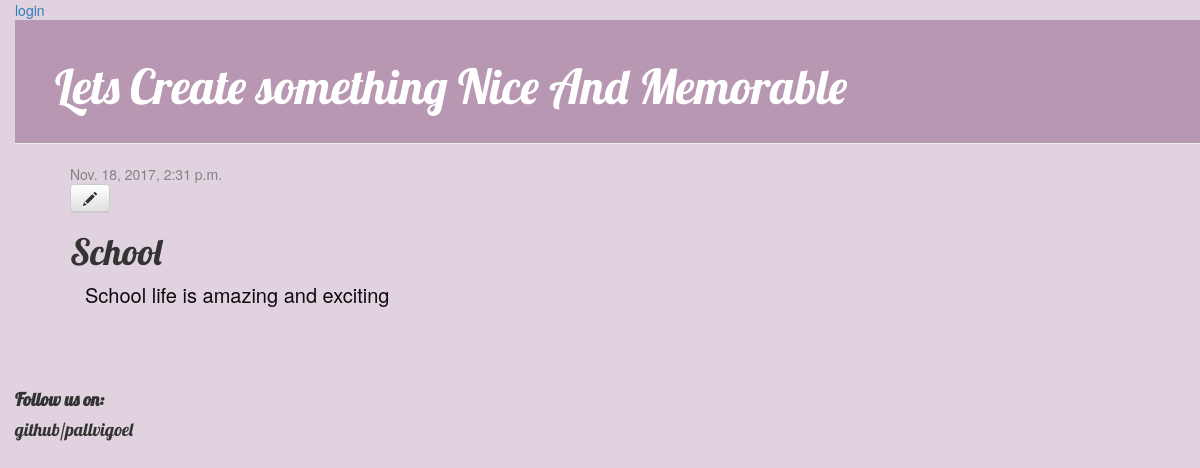
The page /polls/1/ on the database its author committed.
### polls/models.py (models this page shows)
class Post(models.Model):
    author = models.ForeignKey('auth.User')
    title = models.CharField(max_length=200)
    text = models.TextField()
    created_date = models.DateTimeField(
    default=timezone.now)
    published_date = models.DateTimeField(
    blank=True, null=True)

### polls/views.py (the view)
# urls.py: url(r'^polls/(?P<pk>\d+)/$',details_views .post_detail, name='post_detail'),
def post_detail(request, pk):
    post = get_object_or_404(Post, pk=pk)
    return render(request, 'post_detail.html', {'post': post})

### polls/templates/post_detail.html
{% extends 'bases.html' %}
{% block content %}
<div class="post">
{% if post.published_date %}
<div class="date">
{{ post.published_date }}
</div>
{% endif %}
<a class="btn btn-default" href="{% url 'post_edit' pk=post.pk %}"><span class="glyphicon glyphicon-pencil"></span></a
    >
<h1>{{ post.title }}</h1>
<p>{{ post.text|linebreaksbr }}</p>
</div>
{% endblock %}

### polls/static/css/blog.css (style rules this page uses)
p { padding-left: 15px; color: #0f080e; font-size: 20px; }
body { background-color:#e0d3df; padding-left: 15px; }
h1, h2, h3, h4 { font-family: 'Lobster', cursive; }
.date { color: #828282; }
.post { margin-bottom: 70px; }

### rows shown on the page
Post: published_date "Nov. 18, 2017, 2:31 p.m.", title "School", text "School life is amazing and exciting"
